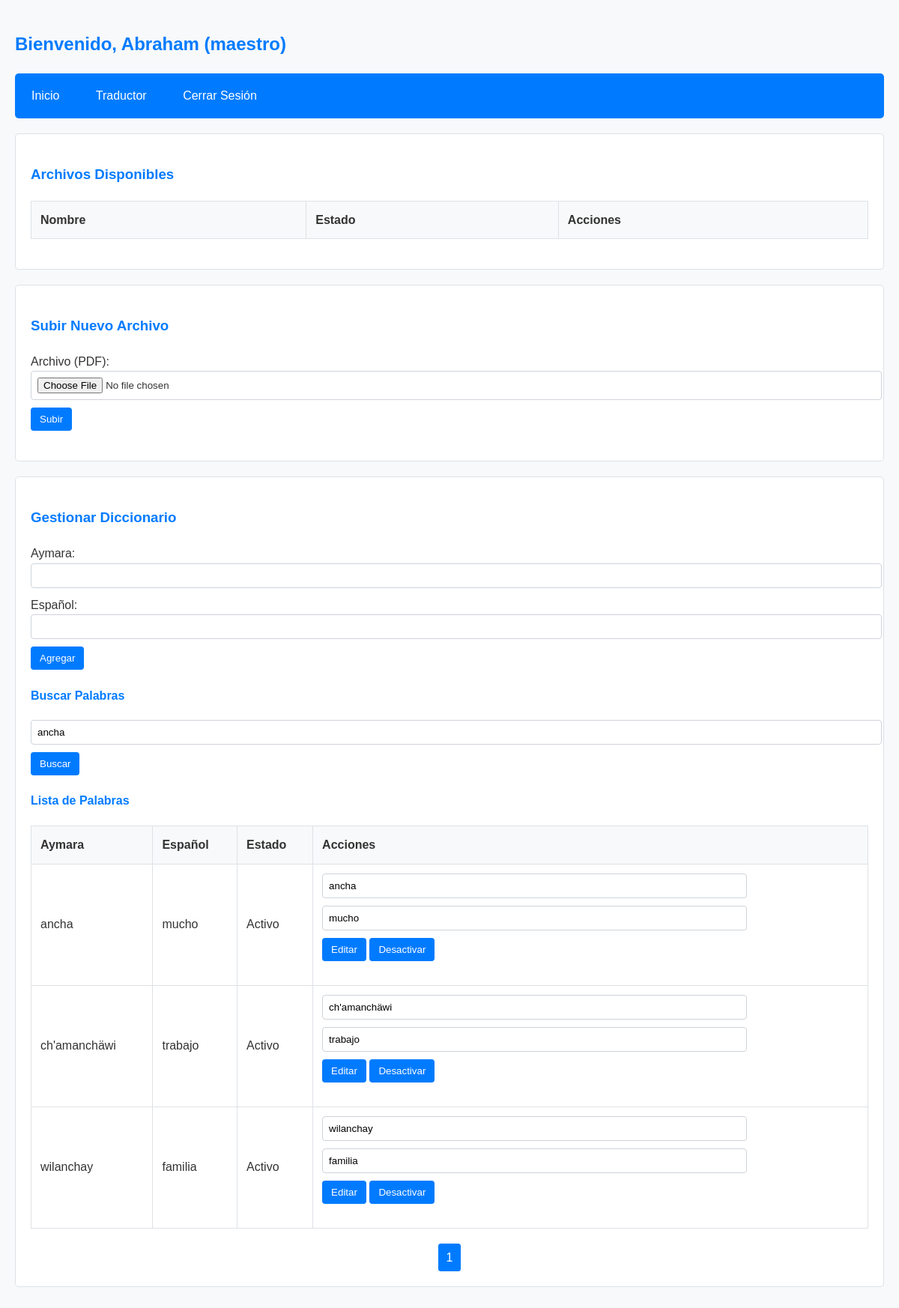
The app's page /dashboard.php?busqueda=ancha (signed in) with its own data.
### tables this page shows
CREATE TABLE `diccionario` (
  `id` int(11) NOT NULL,
  `aymara` varchar(50) DEFAULT NULL,
  `espanol` varchar(50) DEFAULT NULL,
  `activo` tinyint(1) NOT NULL DEFAULT 1
);

### dashboard.php (the view, shortened to what this page needs)
<?php
include 'config/db.php';
$username = $_SESSION['username'];
$role = $_SESSION['role'];
$resultadosPorPagina = 10;
$paginaActual = isset($_GET['pagina']) ? (int) $_GET['pagina'] : 1;
$inicio = ($paginaActual - 1) * $resultadosPorPagina;
$busqueda = isset($_GET['busqueda']) ? $_GET['busqueda'] : '';
$condicionBusqueda = $busqueda ? "AND (aymara LIKE '%$busqueda%' OR espanol LIKE '%$busqueda%')" : '';
?>
<!DOCTYPE html>
<html lang="es">
<head>
    <link rel="stylesheet" href="css/styledash.css">
</head>
<body>
    <h2>Bienvenido, <?php echo htmlspecialchars($username); ?> (<?php echo htmlspecialchars($role); ?>)</h2>
    <nav>
        <ul>
            <li><a href="dashboard.php">Inicio</a></li>
            <li><a href="traductor.php">Traductor</a></li>
            <li><a href="logout.php">Cerrar Sesión</a></li>
        </ul>
    </nav>
    <section id="archivos">
        <h3>Archivos Disponibles</h3>
        <table>
            <tr>
                <th>Nombre</th>
                <th>Estado</th>
                <th>Acciones</th>
            </tr>
        </table>
    </section>
    <?php if ($role == 'maestro' || $role == 'admin'): ?>
        <section id="subir_archivo">
            <h3>Subir Nuevo Archivo</h3>
            <form action="dashboard.php" method="POST" enctype="multipart/form-data">
                <label for="archivo">Archivo (PDF):</label>
                <input type="file" id="archivo" name="archivo" accept="application/" required>
                <button type="submit" name="subir_archivo">Subir</button>
            </form>
        </section>
        <section id="diccionario">
            <h3>Gestionar Diccionario</h3>
            <form action="dashboard.php" method="POST">
                <label for="aymara">Aymara:</label>
                <input type="text" id="aymara" name="aymara" required>
                <label for="espanol">Español:</label>
                <input type="text" id="espanol" name="espanol" required>
                <button type="submit" name="agregar_palabra">Agregar</button>
            </form>
            <h4>Buscar Palabras</h4>
            <form action="dashboard.php" method="GET">
                <input type="text" name="busqueda" value="<?php echo htmlspecialchars($busqueda); ?>"
                    placeholder="Buscar palabra...">
                <button type="submit">Buscar</button>
            </form>
            <h4>Lista de Palabras</h4>
            <table>
                <tr>
                    <th>Aymara</th>
                    <th>Español</th>
                    <th>Estado</th>
                    <th>Acciones</th>
                </tr>
                <?php
                $sql = "SELECT * FROM Diccionario WHERE 1=1 $condicionBusqueda LIMIT $inicio, $resultadosPorPagina";
                $result = $conn->query($sql);
                while ($row = $result->fetch_assoc()) {
                    echo "<tr>
                        <td>" . htmlspecialchars($row['aymara']) . "</td>
                        <td>" . htmlspecialchars($row['espanol']) . "</td>
                        <td>" . ($row['activo'] ? 'Activo' : 'Inactivo') . "</td>
                        <td>
                            <form action='dashboard.php' method='POST' style='display:inline-block;'>
                                <input type='hidden' name='palabra_id' value='" . $row['id'] . "'>
                                <input type='text' name='aymara' value='" . htmlspecialchars($row['aymara']) . "' required>
                                <input type='text' name='espanol' value='" . htmlspecialchars($row['espanol']) . "' required>
                                <button type='submit' name='editar_palabra'>Editar</button>
                                <input type='hidden' name='nuevo_estado' value='" . ($row['activo'] ? '0' : '1') . "'>
                                <button type='submit' name='cambiar_estado_palabra'>" . ($row['activo'] ? 'Desactivar' : 'Activar') . "</button>
                            </form>
                        </td>
                    </tr>";
                }
                ?>
            </table>
            <?php
            $sqlTotal = "SELECT COUNT(*) as total FROM Diccionario WHERE 1=1 $condicionBusqueda";
            $resultTotal = $conn->query($sqlTotal);
            $rowTotal = $resultTotal->fetch_assoc();
            $totalPaginas = ceil($rowTotal['total'] / $resultadosPorPagina);
            echo "<div class='paginacion'>";
            for ($i = 1; $i <= $totalPaginas; $i++) {
                echo "<a href='dashboard.php?pagina=$i&busqueda=" . urlencode($busqueda) . "'>$i</a> ";
            }
            echo "</div>";
            ?>
        </section>
    <?php endif; ?>
</body>
</html>

### css/styledash.css (style rules this page uses)
body { font-family: Arial, sans-serif; line-height: 1.6; color: #333; margin: 0; padding: 20px; background-color: #f8f9fa; }
h2, h3, h4 { color: #007bff; margin-bottom: 20px; }
nav ul { list-style-type: none; padding: 0; margin-bottom: 20px; background-color: #007bff; border-radius: 5px; }
nav ul li { display: inline-block; }
nav ul li a { color: white; text-decoration: none; padding: 10px 15px; display: inline-block; }
table { width: 100%; border-collapse: collapse; margin-bottom: 20px; background-color: white; }
table, th, td { border: 1px solid #dee2e6; }
th, td { padding: 12px; text-align: left; }
th { background-color: #f8f9fa; font-weight: bold; }
form { margin-bottom: 20px; }
input[type="text"], input[type="file"] { width: 100%; padding: 8px; margin-bottom: 10px; border: 1px solid #ced4da; border-radius: 4px; }
button, input[type="submit"] { background-color: #007bff; color: white; padding: 8px 12px; border: none; border-radius: 4px; cursor: pointer; }
section { background-color: white; border: 1px solid #dee2e6; border-radius: 5px; padding: 20px; margin-bottom: 20px; }
.paginacion { margin-top: 20px; text-align: center; }
.paginacion a { color: #fff; padding: 5px 10px; text-decoration: none; border: 1px solid #007bff; margin: 0 2px; border-radius: 3px; }
a { display: inline-block; padding: 10px 20px; margin: 5px; text-decoration: none; color: #fff; background-color: #007bff; border: 2px solid #007bff; border-radius: 5px; transition: background-color 0.3s, border-color 0.3s, color 0.3s; }

### records on screen
diccionario: aymara "ancha", espanol "mucho", activo "Activo"
diccionario: aymara "ch'amanchäwi", espanol "trabajo", activo "Activo"
diccionario: aymara "wilanchay", espanol "familia", activo "Activo"

### other values on screen
$username "Abraham"
$role "maestro"
